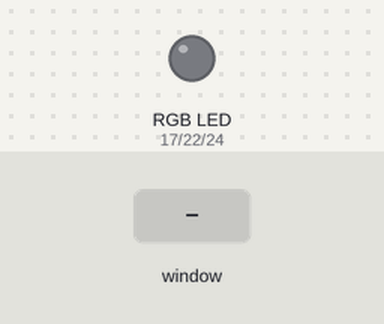
Simulated run of this program. Board: Raspberry Pi (BCM pin numbers). On the bench: an RGB LED mixed from three pins (HIGH = lit). The inputs (shaded band) are chosen by the test bench. Dim RGB values are drawn brighter than linear; random numbers come from a fixed seed; the desktop window is not drawn, its controls go by their first labels and the mouse button is held 0.15 s; what the program prints to the terminal is not drawn.

Above: at 1.2 s.
1.3 s: control labelled "Dance" in the window clicked
At 1.7 s:
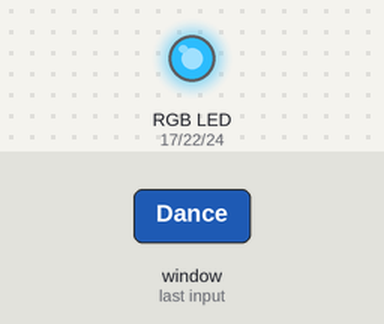
At 2.2 s:
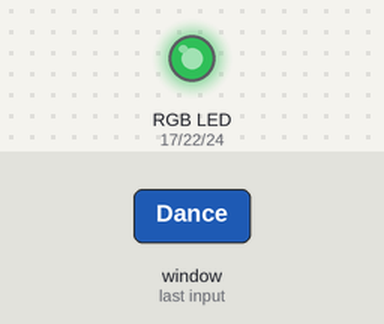
4.3 s: control labelled "On" in the window clicked
At 4.7 s:
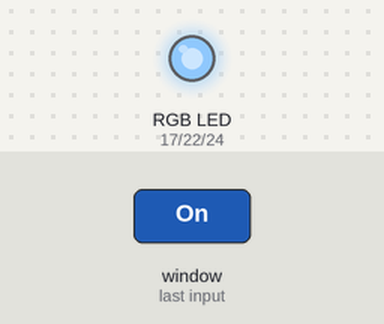
7.3 s: slider 1 in the window set to 50
At 7.7 s:
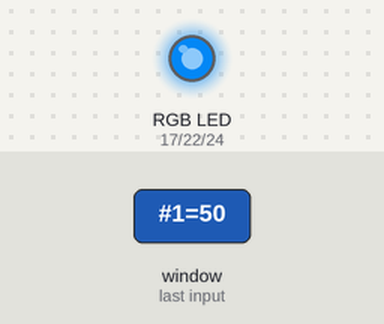
10.3 s: slider 1 in the window set to 0
13.3 s: slider 2 in the window set to 50
16.3 s: slider 1 in the window set to 100
Timing chart, 0 to 23.3 s (numbered marks = the images above; inputs shaded):
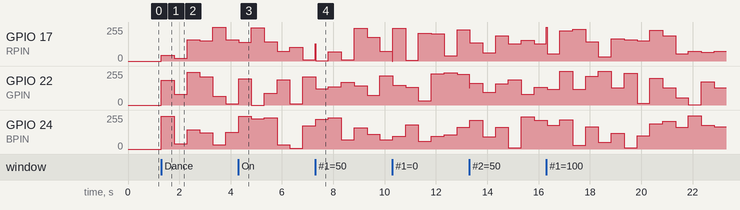

The program:

strip.py
```python
# Ken Lipke
# strip.py

import RPi.GPIO as GPIO
from tkinter import *
import time
import random


class StripApp:
	"""GUI for light strip control
	Fields:		redPwr: from 0 to 100 controls power of red light
						bluePwr: from 0 to 100 controls power of blue light
						greenPwr: from 0 to 100 controls power of green light

						running: boolean used to start and stop the dancing. it is set to True
											by default. When "off" is hit it goes to false, and when "on" is hit
											it goes to True. Therefore, after the first time, you must hit on before
											dance will work again.

	"""

	def __init__(self, master, RPIN, GPIN, BPIN):

		# Setup Lights
		self.lightSetup(RPIN, GPIN, BPIN)

		# Setup GUI
		self.frame = Frame(master)
		self.frame.pack()

		self.setWindow()

		# for interruptiuons
		self.running = True


	def lightSetup(self, RPIN, GPIN, BPIN):
		"""Setup for the GPIO components, and creates power fields"""
		# Setup GPIO
		GPIO.setmode(GPIO.BCM)
		GPIO.setup(RPIN, GPIO.OUT)
		GPIO.setup(GPIN, GPIO.OUT)
		GPIO.setup(BPIN, GPIO.OUT)

		self.redPwr = GPIO.PWM(RPIN, 500)
		self.bluePwr = GPIO.PWM(BPIN, 500)
		self.greenPwr = GPIO.PWM(GPIN, 500)

		print("Setting Initial Light")
		self.redPwr.start(0)
		self.bluePwr.start(0)
		self.greenPwr.start(0)

	def turnOff(self):
		"""Turns off the lights"""
		self.running=False
		self.update_red(0)
		self.update_green(0)
		self.update_blue(0)

	def turnOn(self):
		"""Turns lights on"""
		self.running=True
		self.update_red(50)
		self.update_green(50)
		self.update_blue(50)


	def setWindow(self):
		# On/Off Buttons
		on_button = Button(self.frame, text="On", command=self.turnOn)
		on_button.grid(row=1, column=1)
		off_button = Button(self.frame, text="Off", command=self.turnOff)
		off_button.grid(row=1,column=2)

		# Color Sliders
		# Red
		Label(self.frame, text="Red").grid(row=2, column=1)
		self.red_slider = Scale(self.frame, orient=HORIZONTAL,
				from_=0, to=100, command=self.update_red)
		self.red_slider.grid(row=2, column=2)
		self.red_slider.set(0)

		# Green
		Label(self.frame, text="Green").grid(row=3, column=1)
		self.green_slider = Scale(self.frame, orient=HORIZONTAL,
				from_=0, to=100, command=self.update_green)
		self.green_slider.grid(row=3, column=2)
		self.green_slider.set(0)

		# Blue
		Label(self.frame, text="Blue").grid(row=4, column=1)
		self.blue_slider = Scale(self.frame, orient=HORIZONTAL,
				from_=0, to=100, command=self.update_blue)
		self.blue_slider.grid(row=4, column=2)
		self.blue_slider.set(0)

		# Dance button
		dance = Button(self.frame, text="Dance", command=self.dance)
		dance.grid(row=5, columnspan=2)

	def dance(self):
		if self.running:
				r = random.randint(0,100)
				g = random.randint(0,100)
				b = random.randint(0,100)
				self.update_red(r)
				self.update_green(g)
				self.update_blue(b)
				self.frame.after(500, self.dance)

	def update_red(self, duty):
		self.redPwr.ChangeDutyCycle(float(duty))
		self.red_slider.set(duty)

	def update_green(self, duty):
		self.greenPwr.ChangeDutyCycle(float(duty))
		self.green_slider.set(duty)

	def update_blue(self, duty):
		self.bluePwr.ChangeDutyCycle(float(duty))
		self.blue_slider.set(duty)


	def shutdown(self):
		"""kills the lights for shutdown only"""
		print("\nShutting Down")
		self.redPwr.ChangeDutyCycle(0)
		self.greenPwr.ChangeDutyCycle(0)
		self.bluePwr.ChangeDutyCycle(0)
		time.sleep(0.01)


def set_window_start(root):
	"""sets where the window will open"""
	ws = root.winfo_screenwidth() # gets width of screen
	hw = root.winfo_screenheight() # gets height of screen

	# I want it to open in the bottom left
	x = 3.0*ws/4
	y = ws/3.0

	# set (width, height, x, y)
	root.geometry( '%dx%d+%d+%d' % (300, 300, x, y) )


if __name__ == "__main__":
	root = Tk()
	root.wm_title("Strip Controller")
	set_window_start(root)
	RPIN = 17
	GPIN = 22
	BPIN = 24
	app = StripApp(root, RPIN, GPIN, BPIN)
	try:
		root.mainloop()
	finally:
		app.shutdown()
		print("Cleaning Up")
		GPIO.cleanup()

		
```

Measured:
- after the input at 1.3 s, GPIO 17 (RPIN): 0/255 → 43/255 at once, → 20/255 0.50 s later, → 161/255 0.50 s later, → 153/255 0.50 s later, … (6 changes in this stretch); GPIO 22 (GPIN): 0/255 → 184/255 at once, → 82/255 0.50 s later, → 247/255 0.50 s later, → 212/255 0.50 s later, … (6 changes in this stretch)
